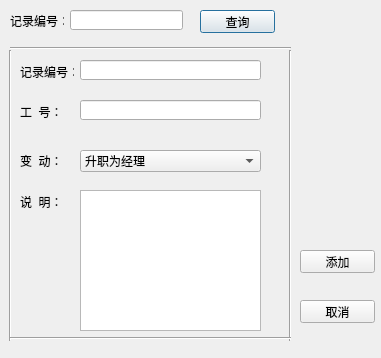
<?xml version="1.0" encoding="UTF-8"?>
<ui version="4.0">
 <class>ChangePerson</class>
 <widget class="QDialog" name="ChangePerson">
  <property name="geometry">
   <rect>
    <x>0</x>
    <y>0</y>
    <width>381</width>
    <height>358</height>
   </rect>
  </property>
  <property name="windowTitle">
   <string>Dialog</string>
  </property>
  <widget class="QLabel" name="label">
   <property name="geometry">
    <rect>
     <x>10</x>
     <y>10</y>
     <width>54</width>
     <height>21</height>
    </rect>
   </property>
   <property name="text">
    <string>记录编号：</string>
   </property>
  </widget>
  <widget class="QLineEdit" name="lineEdit">
   <property name="geometry">
    <rect>
     <x>70</x>
     <y>10</y>
     <width>113</width>
     <height>20</height>
    </rect>
   </property>
  </widget>
  <widget class="QPushButton" name="pushButton">
   <property name="geometry">
    <rect>
     <x>200</x>
     <y>10</y>
     <width>75</width>
     <height>23</height>
    </rect>
   </property>
   <property name="text">
    <string>查询</string>
   </property>
  </widget>
  <widget class="QPushButton" name="pushButton_2">
   <property name="geometry">
    <rect>
     <x>300</x>
     <y>250</y>
     <width>75</width>
     <height>23</height>
    </rect>
   </property>
   <property name="text">
    <string>添加</string>
   </property>
  </widget>
  <widget class="QPushButton" name="pushButton_3">
   <property name="geometry">
    <rect>
     <x>300</x>
     <y>300</y>
     <width>75</width>
     <height>23</height>
    </rect>
   </property>
   <property name="text">
    <string>取消</string>
   </property>
  </widget>
  <widget class="QLabel" name="label_2">
   <property name="geometry">
    <rect>
     <x>20</x>
     <y>102</y>
     <width>54</width>
     <height>20</height>
    </rect>
   </property>
   <property name="text">
    <string>工  号：</string>
   </property>
  </widget>
  <widget class="QLineEdit" name="lineEdit_2">
   <property name="geometry">
    <rect>
     <x>80</x>
     <y>100</y>
     <width>181</width>
     <height>20</height>
    </rect>
   </property>
  </widget>
  <widget class="QLabel" name="label_3">
   <property name="geometry">
    <rect>
     <x>20</x>
     <y>150</y>
     <width>54</width>
     <height>21</height>
    </rect>
   </property>
   <property name="text">
    <string>变  动：</string>
   </property>
  </widget>
  <widget class="QComboBox" name="comboBox">
   <property name="geometry">
    <rect>
     <x>80</x>
     <y>150</y>
     <width>181</width>
     <height>22</height>
    </rect>
   </property>
   <item>
    <property name="text">
     <string>升职为经理</string>
    </property>
   </item>
   <item>
    <property name="text">
     <string>降职为职员</string>
    </property>
   </item>
   <item>
    <property name="text">
     <string>解雇</string>
    </property>
   </item>
  </widget>
  <widget class="QLabel" name="label_4">
   <property name="geometry">
    <rect>
     <x>20</x>
     <y>191</y>
     <width>54</width>
     <height>21</height>
    </rect>
   </property>
   <property name="text">
    <string>说  明：</string>
   </property>
  </widget>
  <widget class="QPlainTextEdit" name="plainTextEdit">
   <property name="geometry">
    <rect>
     <x>80</x>
     <y>190</y>
     <width>181</width>
     <height>141</height>
    </rect>
   </property>
  </widget>
  <widget class="QLabel" name="label_5">
   <property name="geometry">
    <rect>
     <x>20</x>
     <y>61</y>
     <width>54</width>
     <height>21</height>
    </rect>
   </property>
   <property name="text">
    <string>记录编号：</string>
   </property>
  </widget>
  <widget class="QLineEdit" name="lineEdit_3">
   <property name="geometry">
    <rect>
     <x>80</x>
     <y>60</y>
     <width>181</width>
     <height>20</height>
    </rect>
   </property>
  </widget>
  <widget class="Line" name="line">
   <property name="geometry">
    <rect>
     <x>10</x>
     <y>40</y>
     <width>281</width>
     <height>16</height>
    </rect>
   </property>
   <property name="orientation">
    <enum>Qt::Horizontal</enum>
   </property>
  </widget>
  <widget class="Line" name="line_2">
   <property name="geometry">
    <rect>
     <x>280</x>
     <y>50</y>
     <width>20</width>
     <height>291</height>
    </rect>
   </property>
   <property name="orientation">
    <enum>Qt::Vertical</enum>
   </property>
  </widget>
  <widget class="Line" name="line_3">
   <property name="geometry">
    <rect>
     <x>0</x>
     <y>50</y>
     <width>20</width>
     <height>291</height>
    </rect>
   </property>
   <property name="orientation">
    <enum>Qt::Vertical</enum>
   </property>
  </widget>
  <widget class="Line" name="line_4">
   <property name="geometry">
    <rect>
     <x>10</x>
     <y>330</y>
     <width>281</width>
     <height>16</height>
    </rect>
   </property>
   <property name="orientation">
    <enum>Qt::Horizontal</enum>
   </property>
  </widget>
 </widget>
 <resources/>
 <connections/>
</ui>
